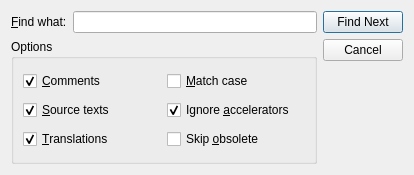
<?xml version="1.0" encoding="UTF-8"?>
<ui version="4.0">
 <comment>*********************************************************************
**
** Copyright (C) 2014 Digia Plc and/or its subsidiary(-ies).
** Contact: http://www.qt-project.org/legal
**
** This file is part of the Qt Linguist of the Qt Toolkit.
**
** $QT_BEGIN_LICENSE:LGPL21$
** Commercial License Usage
** Licensees holding valid commercial Qt licenses may use this file in
** accordance with the commercial license agreement provided with the
** Software or, alternatively, in accordance with the terms contained in
** a written agreement between you and Digia. For licensing terms and
** conditions see http://qt.digia.com/licensing. For further information
** use the contact form at http://qt.digia.com/contact-us.
**
** GNU Lesser General Public License Usage
** Alternatively, this file may be used under the terms of the GNU Lesser
** General Public License version 2.1 or version 3 as published by the Free
** Software Foundation and appearing in the file LICENSE.LGPLv21 and
** LICENSE.LGPLv3 included in the packaging of this file. Please review the
** following information to ensure the GNU Lesser General Public License
** requirements will be met: https://www.gnu.org/licenses/lgpl.html and
** http://www.gnu.org/licenses/old-licenses/lgpl-2.1.html.
**
** In addition, as a special exception, Digia gives you certain additional
** rights. These rights are described in the Digia Qt LGPL Exception
** version 1.1, included in the file LGPL_EXCEPTION.txt in this package.
**
** $QT_END_LICENSE$
**
*********************************************************************</comment>
 <class>FindDialog</class>
 <widget class="QDialog" name="FindDialog">
  <property name="geometry">
   <rect>
    <x>0</x>
    <y>0</y>
    <width>414</width>
    <height>175</height>
   </rect>
  </property>
  <property name="sizePolicy">
   <sizepolicy hsizetype="Preferred" vsizetype="Maximum">
    <horstretch>0</horstretch>
    <verstretch>0</verstretch>
   </sizepolicy>
  </property>
  <property name="windowTitle">
   <string>Find</string>
  </property>
  <property name="whatsThis">
   <string>This window allows you to search for some text in the translation source file.</string>
  </property>
  <layout class="QHBoxLayout">
   <property name="spacing">
    <number>6</number>
   </property>
   <property name="margin">
    <number>11</number>
   </property>
   <item>
    <layout class="QVBoxLayout">
     <property name="spacing">
      <number>6</number>
     </property>
     <property name="margin">
      <number>0</number>
     </property>
     <item>
      <layout class="QHBoxLayout">
       <property name="spacing">
        <number>6</number>
       </property>
       <property name="margin">
        <number>0</number>
       </property>
       <item>
        <widget class="QLabel" name="findWhat">
         <property name="text">
          <string>&amp;Find what:</string>
         </property>
         <property name="buddy">
          <cstring>led</cstring>
         </property>
        </widget>
       </item>
       <item>
        <widget class="QLineEdit" name="led">
         <property name="whatsThis">
          <string>Type in the text to search for.</string>
         </property>
        </widget>
       </item>
      </layout>
     </item>
     <item>
      <widget class="QGroupBox" name="groupBox">
       <property name="title">
        <string>Options</string>
       </property>
       <layout class="QGridLayout">
        <property name="margin">
         <number>9</number>
        </property>
        <property name="spacing">
         <number>6</number>
        </property>
        <item row="1" column="0">
         <widget class="QCheckBox" name="sourceText">
          <property name="whatsThis">
           <string>Source texts are searched when checked.</string>
          </property>
          <property name="text">
           <string>&amp;Source texts</string>
          </property>
          <property name="checked">
           <bool>true</bool>
          </property>
         </widget>
        </item>
        <item row="2" column="0">
         <widget class="QCheckBox" name="translations">
          <property name="whatsThis">
           <string>Translations are searched when checked.</string>
          </property>
          <property name="text">
           <string>&amp;Translations</string>
          </property>
          <property name="checked">
           <bool>true</bool>
          </property>
         </widget>
        </item>
        <item row="0" column="1">
         <widget class="QCheckBox" name="matchCase">
          <property name="whatsThis">
           <string>Texts such as 'TeX' and 'tex' are considered as different when checked.</string>
          </property>
          <property name="text">
           <string>&amp;Match case</string>
          </property>
         </widget>
        </item>
        <item row="0" column="0">
         <widget class="QCheckBox" name="comments">
          <property name="whatsThis">
           <string>Comments and contexts are searched when checked.</string>
          </property>
          <property name="text">
           <string>&amp;Comments</string>
          </property>
          <property name="checked">
           <bool>true</bool>
          </property>
         </widget>
        </item>
        <item row="1" column="1">
         <widget class="QCheckBox" name="ignoreAccelerators">
          <property name="text">
           <string>Ignore &amp;accelerators</string>
          </property>
          <property name="checked">
           <bool>true</bool>
          </property>
         </widget>
        </item>
        <item row="2" column="1">
         <widget class="QCheckBox" name="skipObsolete">
          <property name="whatsThis">
           <string>Obsoleted messages are skipped when checked.</string>
          </property>
          <property name="text">
           <string>Skip &amp;obsolete</string>
          </property>
         </widget>
        </item>
       </layout>
      </widget>
     </item>
    </layout>
   </item>
   <item>
    <layout class="QVBoxLayout">
     <property name="spacing">
      <number>6</number>
     </property>
     <property name="margin">
      <number>0</number>
     </property>
     <item>
      <widget class="QPushButton" name="findNxt">
       <property name="whatsThis">
        <string>Click here to find the next occurrence of the text you typed in.</string>
       </property>
       <property name="text">
        <string>Find Next</string>
       </property>
       <property name="default">
        <bool>true</bool>
       </property>
       <property name="flat">
        <bool>false</bool>
       </property>
      </widget>
     </item>
     <item>
      <widget class="QPushButton" name="cancel">
       <property name="whatsThis">
        <string>Click here to close this window.</string>
       </property>
       <property name="text">
        <string>Cancel</string>
       </property>
      </widget>
     </item>
     <item>
      <spacer>
       <property name="orientation">
        <enum>Qt::Vertical</enum>
       </property>
       <property name="sizeType">
        <enum>QSizePolicy::Expanding</enum>
       </property>
       <property name="sizeHint" stdset="0">
        <size>
         <width>20</width>
         <height>51</height>
        </size>
       </property>
      </spacer>
     </item>
    </layout>
   </item>
  </layout>
 </widget>
 <layoutdefault spacing="6" margin="11"/>
 <tabstops>
  <tabstop>led</tabstop>
  <tabstop>findNxt</tabstop>
  <tabstop>cancel</tabstop>
  <tabstop>comments</tabstop>
  <tabstop>sourceText</tabstop>
  <tabstop>translations</tabstop>
  <tabstop>matchCase</tabstop>
 </tabstops>
 <resources/>
 <connections>
  <connection>
   <sender>cancel</sender>
   <signal>clicked()</signal>
   <receiver>FindDialog</receiver>
   <slot>reject()</slot>
   <hints>
    <hint type="sourcelabel">
     <x>372</x>
     <y>58</y>
    </hint>
    <hint type="destinationlabel">
     <x>373</x>
     <y>109</y>
    </hint>
   </hints>
  </connection>
 </connections>
</ui>
